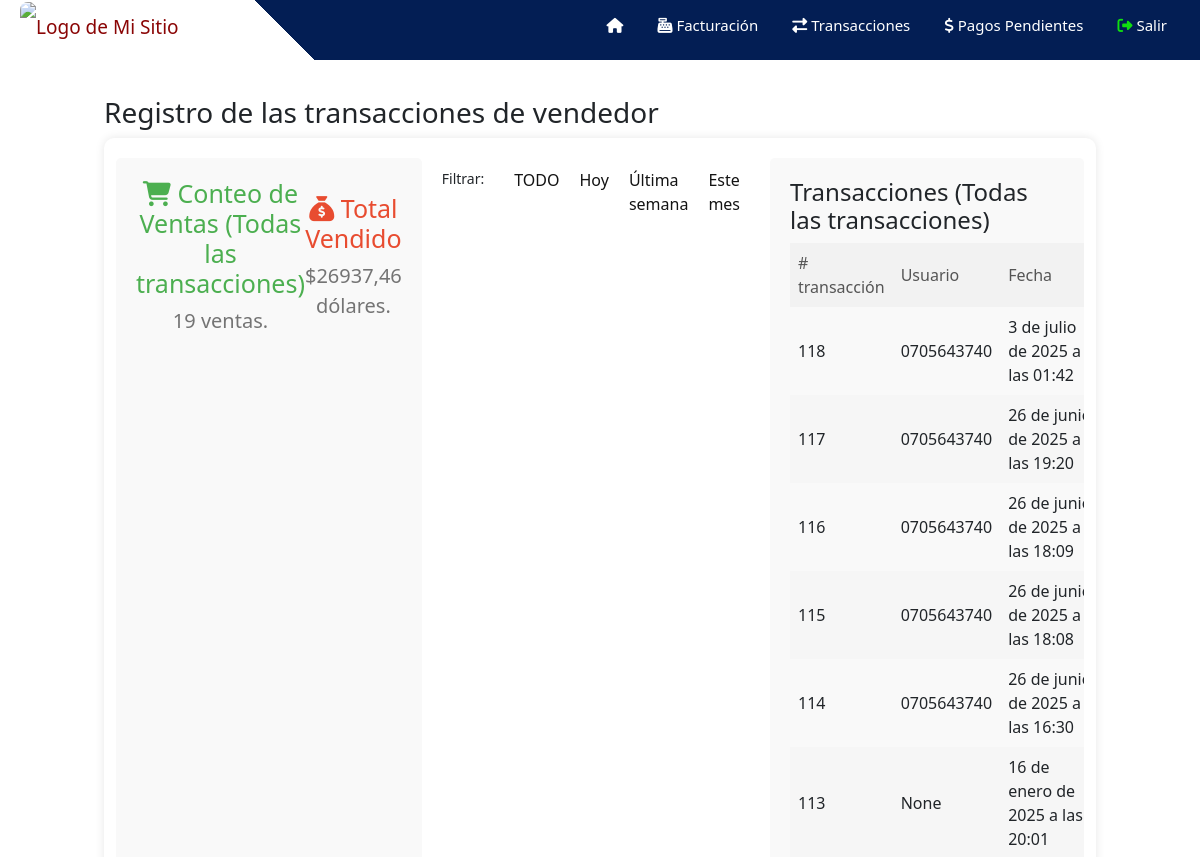
Before: /ventas/transacciones?option=todo (signed in, upper part) with the older database file.
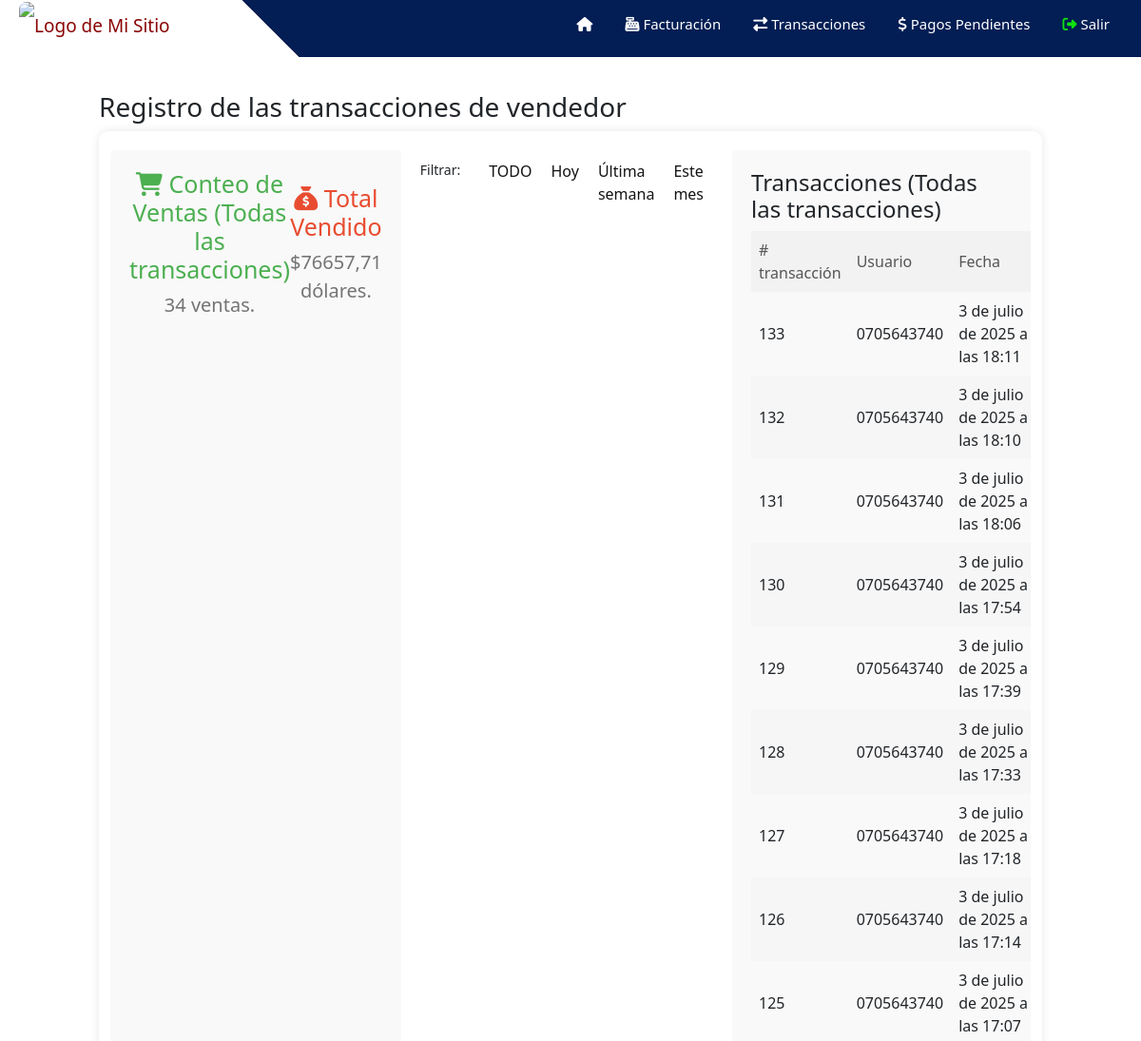
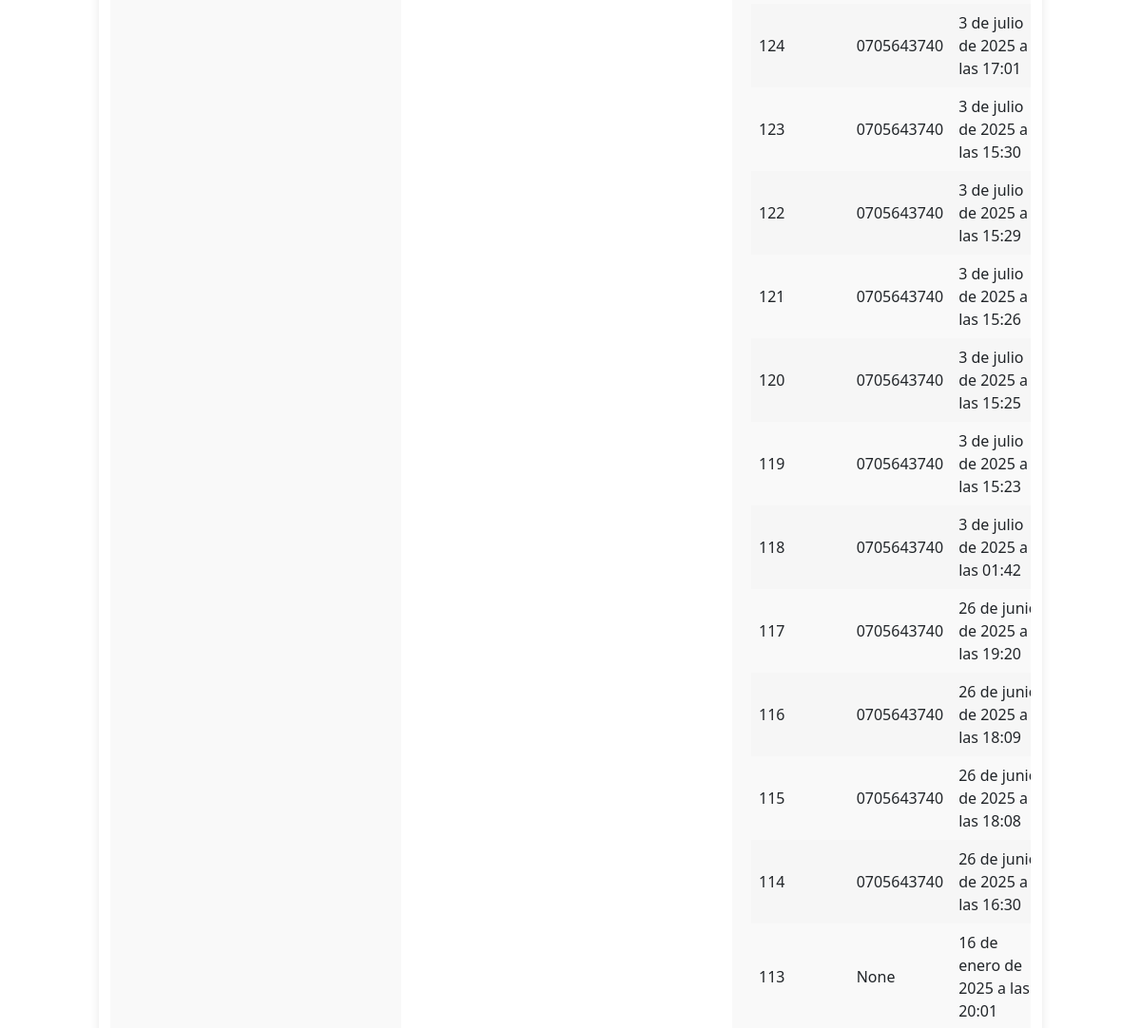
After: the same page with the newer database file (2 pictures, top to bottom).
### ventas/models.py (models this page shows, shortened)
class Registro(models.Model):
    usuario = models.ForeignKey(User, on_delete=models.SET_NULL, null=True)  # Relaciona con el modelo User de Django
    fecha_hora = models.DateTimeField()  # Guarda la fecha y hora automáticamente al crear el registro
    total_vendido = models.DecimalField(max_digits=10, decimal_places=2)  # Campo para el total vendido en decimal
    total_descuento = models.DecimalField(max_digits=10, decimal_places=2,null=True)  # Campo para el total de descuento en decimal
    numero_factura = models.CharField(max_length=100,null=True)  # Campo para el número de factura
    vendedor_id = models.IntegerField()  # Campo para el ID del vendedor
    tipo_venta = models.CharField(max_length=100,null=True)
    tipo_pago = models.CharField(max_length=100,null=True)
    deuda = models.CharField(max_length=10, default='no')
    adelanto = models.DecimalField(max_digits=10, decimal_places=2,null=True)

### ventas/decorators.py (the view)
    def wrapped_view(request, *args, **kwargs):
        if request.user.is_authenticated and request.user.groups.filter(name='Vendedores').exists():
            return view_func(request, *args, **kwargs)
        else:
            return redirect('/')

### ventas/views.py (called while the page is built, shortened)
@vendedor_required
def transacciones_ventas(request):
    option_value = request.GET.get('option', None)
    if (option_value == 'todo'):
        registros = Registro.objects.all().order_by('-id')
        transacciones = 0
        transacciones = registros.count()
        total = 0
        for r in registros:
            total = total + r.total_vendido
        return render(request, 'ventas_operador.html', {"registros":registros,"total":total, "transacciones":transacciones,"option":option_value})

### templates/ventas_operador.html (shortened to what this page needs)
{% extends "ventas.html" %}
{% block content %}
{% load static %}
<h3>Registro de las transacciones de {{user}}</h3>
<div class="container">
    <div class="section">
      <div class="sales-info">
        <div class="conteo">
          <h2><i class="fa-solid fa-cart-shopping"></i> Conteo de Ventas {% if option == None%} (Todas las ventas) {% elif option == 'hoy' %} (Ventas de hoy) {% elif option == 'semana' %} (Última semana) {% elif option == 'mes' %} (Este mes) {% elif option == 'todo' %} (Todas las transacciones) {%endif%}</h2>
          {%if transacciones == 1%}
            <p>{{transacciones}} venta.</p>
          {%else%}
            <p>{{transacciones}} ventas.</p>
          {%endif%}
        </div>
        <div class="total">
          <h2><i class="fa-solid fa-sack-dollar"></i> Total Vendido</h2>
          <p>${{total}} dólares.</p>
        </div>
      </div>
    </div>
    <div class="options-container">
      <p class="etiqueta-filtrar">Filtrar: </p>
      <a href="/ventas/transacciones?option=todo" class="option-button" >TODO</a>
      <a href="/ventas/transacciones?option=hoy" class="option-button" >Hoy</a>
      <a href="/ventas/transacciones?option=semana" class="option-button" >Última semana</a>
      <a href="/ventas/transacciones?option=mes" class="option-button" >Este mes</a>
    </div>
    <div class="section table-container">
      <h4>Transacciones {% if option == None%} (Últimas 10) {% elif option == 'hoy' %} (Ventas de hoy) {% elif option == 'semana' %} (Última semana) {% elif option == 'mes' %} (Este mes) {% elif option == 'todo' %} (Todas las transacciones){%endif%}</h4>
      <table>
        <thead>
          <tr>
            <th># transacción</th>
            <th>Usuario</th>
            <th>Fecha</th>
          </tr>
        </thead>
        <tbody>
          {% for registro in registros%}
            <tr>
              <td>{{registro.id}}</td>
              <td>{{registro.usuario}}</td>
              <td>{{registro.fecha_hora}}</td>
            </tr>
          {% endfor %}
        </tbody>
      </table>
    </div>
  </div>
{% endblock %}

Changed rows visible on the page:
added Registro: id "133", usuario "0705643740", fecha_hora "3 de julio de 2025 a las 18:11"
added Registro: id "132", usuario "0705643740", fecha_hora "3 de julio de 2025 a las 18:10"
added Registro: id "131", usuario "0705643740", fecha_hora "3 de julio de 2025 a las 18:06"
added Registro: id "130", usuario "0705643740", fecha_hora "3 de julio de 2025 a las 17:54"
added Registro: id "129", usuario "0705643740", fecha_hora "3 de julio de 2025 a las 17:39"
added Registro: id "128", usuario "0705643740", fecha_hora "3 de julio de 2025 a las 17:33"
added Registro: id "127", usuario "0705643740", fecha_hora "3 de julio de 2025 a las 17:18"
added Registro: id "126", usuario "0705643740", fecha_hora "3 de julio de 2025 a las 17:14"
added Registro: id "125", usuario "0705643740", fecha_hora "3 de julio de 2025 a las 17:07"
added Registro: id "124", usuario "0705643740", fecha_hora "3 de julio de 2025 a las 17:01"
added Registro: id "123", usuario "0705643740", fecha_hora "3 de julio de 2025 a las 15:30"
added Registro: id "122", usuario "0705643740", fecha_hora "3 de julio de 2025 a las 15:29"
added Registro: id "121", usuario "0705643740", fecha_hora "3 de julio de 2025 a las 15:26"
added Registro: id "120", usuario "0705643740", fecha_hora "3 de julio de 2025 a las 15:25"
added Registro: id "119", usuario "0705643740", fecha_hora "3 de julio de 2025 a las 15:23"
Other visible differences:
{{ transacciones }}: "19" → "34"
{{ total }}: "26937,46" → "76657,71"
